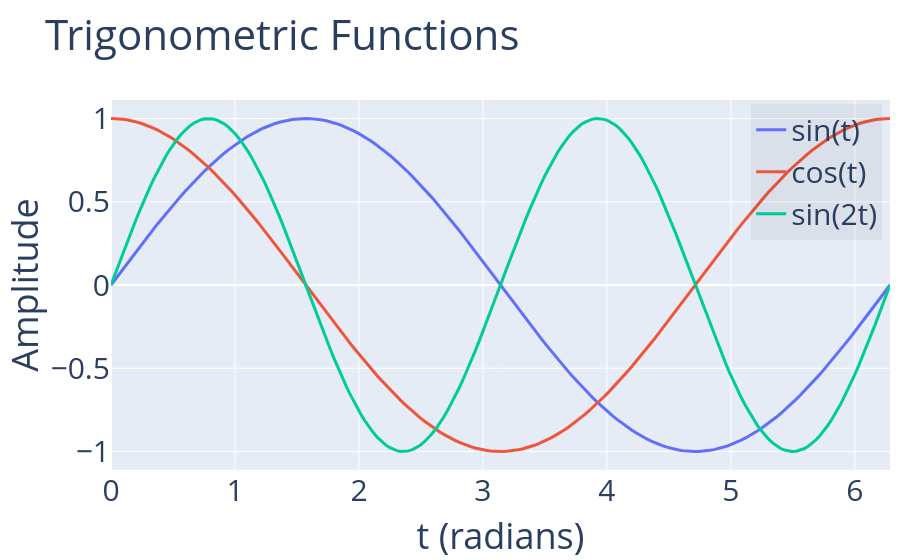

Notebook code cell kept with this figure:
### Markdown cell above
## 2 · `plotCombine` — multi-series lines with independent x axes

### Code cell
t = np.linspace(0, 2 * np.pi, 200)

combine_data = {
    'sin(t)':   (t, np.sin(t)),
    'cos(t)':   (t, np.cos(t)),
    'sin(2t)':  (t, np.sin(2 * t)),
}

plotCombine(
    combine_data,
    title='Trigonometric Functions',
    x_label='t (radians)',
    y_label='Amplitude',
    mode='lines',
    width=3,
)

### Figure 1 — Plotly figure (JSON) as saved in the notebook; plotly's stock layout.template omitted (floating-point values rounded to 4 significant figures; data arrays with more than 128 entries replaced by an {"elided": "..."} marker saying what was removed)
{"data": [{"line": {"width": 3}, "marker": {"size": 3}, "mode": "lines", "name": "sin(t)", "type": "scatter", "x": {"elided": "200 float values"}, "y": {"elided": "200 float values"}}, {"line": {"width": 3}, "marker": {"size": 3}, "mode": "lines", "name": "cos(t)", "type": "scatter", "x": {"elided": "200 float values"}, "y": {"elided": "200 float values"}}, {"line": {"width": 3}, "marker": {"size": 3}, "mode": "lines", "name": "sin(2t)", "type": "scatter", "x": {"elided": "200 float values"}, "y": {"elided": "200 float values"}}], "layout": {"font": {"size": 30}, "legend": {"bgcolor": "rgba(0,0,0,.05)", "x": 0.99, "xanchor": "right", "y": 0.99, "yanchor": "top"}, "margin": {"r": 10, "t": 100}, "showlegend": true, "title": {"text": "Trigonometric Functions"}, "xaxis": {"title": {"text": "t (radians)"}}, "yaxis": {"title": {"text": "Amplitude"}}}}
